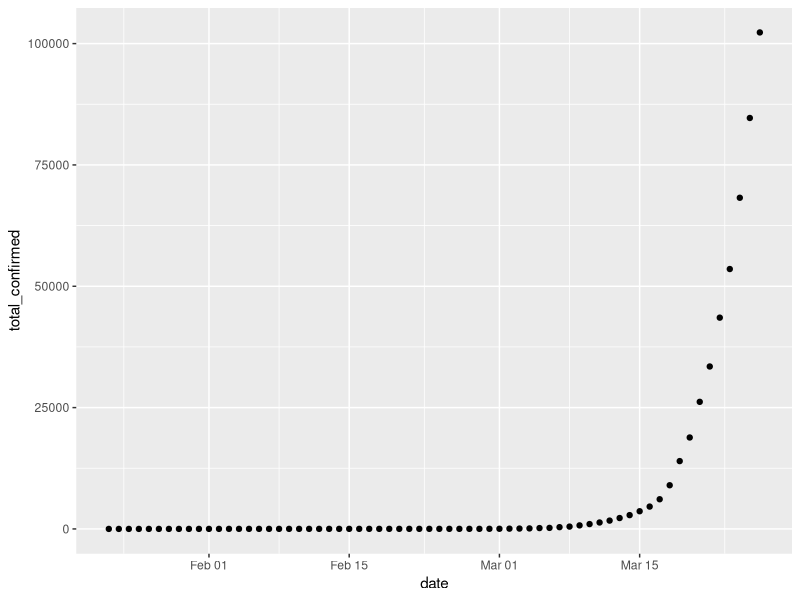

Recreate this plot in R.
## ---- chunk 1
if(!requireNamespace("dplyr"))
  install.packages("dplyr", repos = "https://cloud.r-project.org")
if(!requireNamespace("data.table"))
  install.packages("data.table", repos = "https://cloud.r-project.org")
if(!requireNamespace("here"))
  install.packages("here", repos = "https://cloud.r-project.org")
if(!requireNamespace("ggplot2"))
  install.packages("ggplot2", repos = "https://cloud.r-project.org")
require(data.table)
require(dplyr)
library(here)
require(ggplot2)
## ---- chunk 2
# Data Name: covid_confirmed_usafacts_03272020.csv
# Path: data/raw/case data/usa-facts/03-27-2020/

# Load -------------------------------------------------------------------------
here::here()
dat <- fread("../data/raw/case data/usa-facts/03-27-2020/covid_confirmed_usafacts_03272020.csv")
## ---- chunk 3
head(dat, 5)
## ---- chunk 4
tail(dat, 5)
## ---- chunk 5
table(is.na(dat)) # Check if there are missing values
summary(dat[, 70]) # Review the distribution of confirmed cases as of 03-27-2020

# Queens County, NY has the highest confirmed cases as of 03-27-2020
dat$`County Name`[dat$`3/27/2020` == max(dat$`3/27/2020`)]
dat$State[dat$`3/27/2020` == max(dat$`3/27/2020`)]

# 1450 counties have zero confirmed case as of 03-27-2020
table(dat$`3/27/2020` == 0)
## ---- chunk 6
# Create a table showing daily total confirmed cases, nation-wide
date <- as.Date(paste("0", colnames(dat[, 5:70]) , sep = ""), "%m/%d/%y")

total_confirmed_daily <- lapply(dat[, 5:70], FUN = sum)
total_confirmed_daily <- t(as.matrix(as.data.frame(total_confirmed_daily)))
total_confirmed_daily <- data.frame(date = date, 
                                    total_confirmed = total_confirmed_daily)
row.names(total_confirmed_daily) <- NULL

total_confirmed_daily
## ---- chunk 7
# Create a tidy datafile to include only 
# county, state, and most recent confirmed cases.
total_cases <- total_confirmed_daily[nrow(total_confirmed_daily), 2]
dat_most_recent <- dat %>%
  select(
    "county" = "County Name",
    "state" = "State",
    "most_recent" = "3/27/2020"
  ) %>%
  group_by(state) %>%
  arrange(desc(most_recent)) %>%
  mutate(
    percentage_of_total = round(most_recent / total_cases, digits = 3)
  )

dat_most_recent
## ---- chunk 8
# Get an overview on the data
glimpse_dat <- glimpse(dat) 
glimpse_dat
## ---- chunk 9
ggplot(total_confirmed_daily, aes(x = date, y = total_confirmed)) + 
  geom_point()
